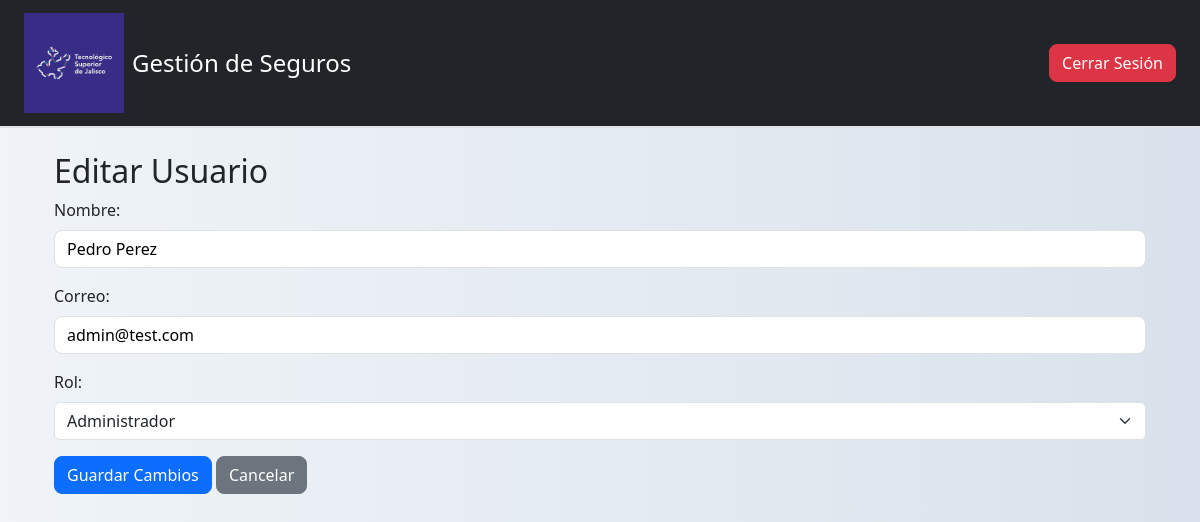
The app's page /admin/usuarios/editar/2 (signed in) with its own data.
### tables this page shows
CREATE TABLE usuarios (
            id INTEGER PRIMARY KEY AUTOINCREMENT,
            nombre TEXT,
            email TEXT UNIQUE,
            contrasena TEXT,
            rol TEXT,
            fecha_registro TEXT
        );

### mi_app/administrador/routes.py (the view, shortened to what this page needs)
@admin_bp.route('/usuarios/editar/<int:id>', methods=['GET', 'POST'])
def editar_usuario(id):
    if 'usuario_id' not in session or session.get('usuario_rol') != 'administrador':
        flash('Acceso no autorizado.')
        return redirect(url_for('auth.login'))
    conn = get_db_connection()
    usuario = conn.execute('SELECT * FROM usuarios WHERE id = ?', (id,)).fetchone()
    conn.close()
    return render_template('administrador/editar_usuario.html', usuario=usuario)

### mi_app/administrador/routes.py (called while the page is built)
def get_db_connection():
    conn = sqlite3.connect('base_datos.db')
    conn.row_factory = sqlite3.Row
    return conn

### mi_app/administrador/templates/administrador/editar_usuario.html (shortened to what this page needs)
{% extends "base.html" %}
{% block content %}
<div class="container mt-4">
    <h2>Editar Usuario</h2>
    <form method="post">
        <div class="mb-3">
            <label for="nombre" class="form-label">Nombre:</label>
            <input type="text" class="form-control" name="nombre" value="{{ usuario.nombre }}" required>
        </div>
        <div class="mb-3">
            <label for="email" class="form-label">Correo:</label>
            <input type="email" class="form-control" name="email" value="{{ usuario.email }}" required>
        </div>
        <div class="mb-3">
            <label for="rol" class="form-label">Rol:</label>
            <select name="rol" class="form-select" required>
                <option value="administrador" {% if usuario.rol == 'administrador' %}selected{% endif %}>Administrador</option>
            </select>
        </div>
        <button type="submit" class="btn btn-primary">Guardar Cambios</button>
        <a href="{{ url_for('admin.listar_usuarios') }}" class="btn btn-secondary">Cancelar</a>
    </form>
</div>
{% endblock %}

### mi_app/templates/base.html (style rules this page uses)
body { background: linear-gradient(to right, #f0f4f8, #d9e2ec); color: #212529; min-height: 100vh; margin: 0; }
.card, .table, .form-control { background-color: #ffffff; color: #000; border-radius: 0.5rem; }
.btn { border-radius: 0.5rem; }

### records on screen
usuarios: nombre "Pedro Perez", email "admin@test.com", rol "Administrador"
